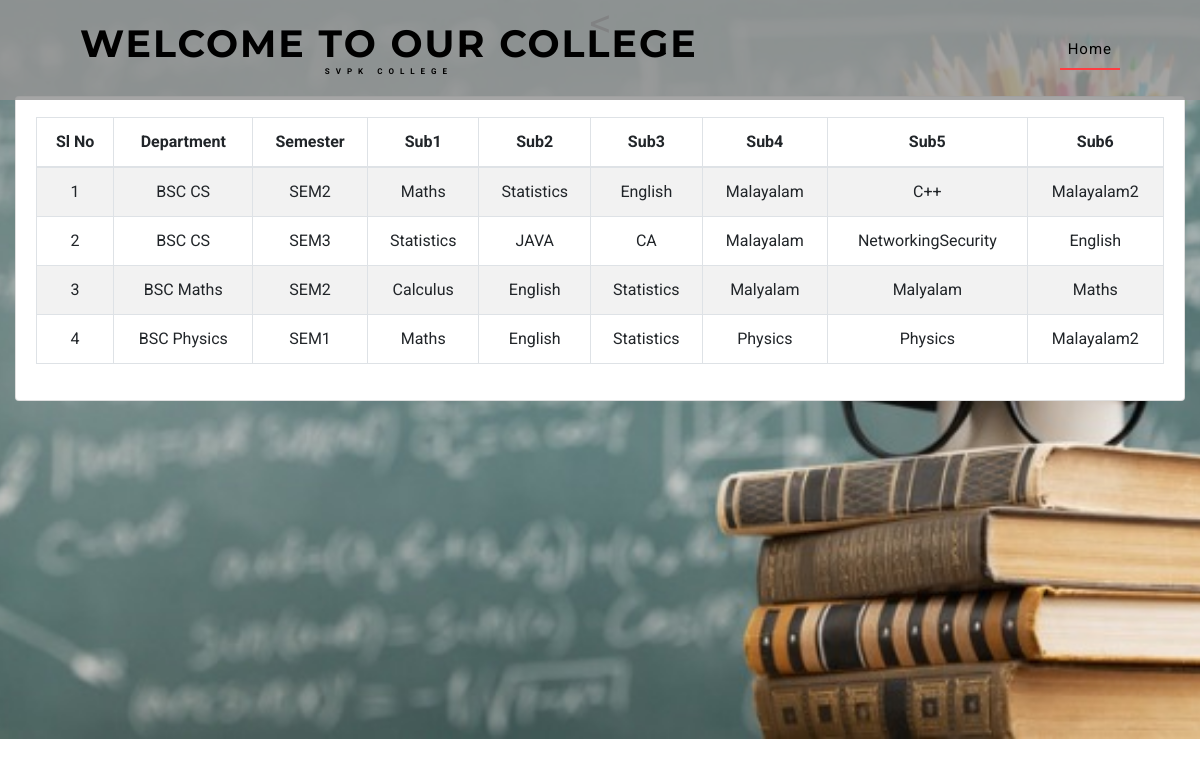
The app's page /view_sub.php (signed in) with its own data.
### tables this page shows
CREATE TABLE `tbl_semsubject` (
  `semsub_id` int(11) NOT NULL,
  `department_id` int(11) NOT NULL,
  `sem_id` int(11) NOT NULL,
  `year` varchar(20) NOT NULL,
  `sub1` varchar(20) NOT NULL,
  `sub2` varchar(20) NOT NULL,
  `sub3` varchar(20) NOT NULL,
  `sub4` varchar(20) NOT NULL,
  `sub5` varchar(20) NOT NULL,
  `sub6` varchar(20) NOT NULL
);

CREATE TABLE `tbl_department` (
  `department_id` int(11) NOT NULL,
  `dpt_name` varchar(20) NOT NULL
);

CREATE TABLE `tbl_sem` (
  `sem_id` int(11) NOT NULL,
  `sem` varchar(20) NOT NULL
);

### view_sub.php (the view, shortened to what this page needs)
<?php
include('connect.php');
$query_ret = mysqli_query($con, "SELECT * FROM tbl_semsubject JOIN tbl_department ON tbl_department.department_id=tbl_semsubject.department_id JOIN tbl_sem on tbl_sem.sem_id=tbl_semsubject.sem_id");
?>
<!DOCTYPE html>
<html lang="zxx">
<head>
    <link href="css/bootstrap.css" type="text/css" rel="stylesheet" media="all">
    <link href="css/style.css" type="text/css" rel="stylesheet" media="all">
	<link rel="stylesheet" href="css/owl.theme.css" type="text/css" media="all">
	<link rel="stylesheet" href="css/owl.carousel.css" type="text/css" media="screen" property="" />
    <link href="css/fontawesome-all.min.css" rel="stylesheet">
</head>
<body>
    <div class="banner1">
        <header>
            <nav class="navbar navbar-expand-lg navbar-light bg-gradient-secondary pt-3">
               <h1><a class="navbar-brand" href="index.php">WELCOME TO OUR COLLEGE
							<span> SVPK COLLEGE</span>
						</a></h1>
                <div class="collapse navbar-collapse" id="navbarSupportedContent">
                    <ul class="navbar-nav ml-auto">
								<li class="nav-item active">
									<a class="nav-link" href="admin.php">Home
									</a>
								</li>
					</ul>
				</div>
			</nav>
        </header>
<h1 align="center"><</h1></br></br>
<section class="content">
      <div class="container-fluid">
        <div class="card">
            <div class="card-body">
<table id="category_table" class="table table-bordered table-striped">
                <thead>
                <tr>
                  <th style="text-align: center;">Sl No</th>
                  <th style="text-align: center;">Department</th>
                  <th style="text-align: center;">Semester</th>
                  <th style="text-align: center;">Sub1</th>
                  <th style="text-align: center;">Sub2</th>
                  <th style="text-align: center;">Sub3</th>
                  <th style="text-align: center;">Sub4</th>
                  <th style="text-align: center;">Sub5</th>
                  <th style="text-align: center;">Sub6</th>
                </tr>
                </thead>
                <tbody>
                <?php $i = 0; while($data = mysqli_fetch_assoc($query_ret))
                {
                  $i++;
                ?>
                <tr>
                  <td align="center"><?php echo $i; ?></td>
                  <td align="center"><?php echo $data['dpt_name']; ?></td>
                  <td align="center"><?php echo $data['sem']; ?></td>
                  <td align="center"><?php echo $data['sub1']; ?></td>
                  <td align="center"><?php echo $data['sub2']; ?></td>
                  <td align="center"><?php echo $data['sub3']; ?></td>
                  <td align="center"><?php echo $data['sub4']; ?></td>
                  <td align="center"><?php echo $data['sub5']; ?></td>
                  <td align="center"><?php echo $data['sub6']; ?></td>
                </tr>
                <?php } ?>
              </tbody>
            </table>
             </div>
        </div>
      </div>
    </section>
</body>
</html>

### css/style.css (style rules this page uses)
body { margin: 0; font-family: 'Roboto', sans-serif; background: #fff; }
body a, .slider-info a { transition: 0.5s all; -webkit-transition: 0.5s all; -moz-transition: 0.5s all; -o-transition: 0.5s all; -ms-transition: 0.5s all; text-decoration: none; outline: none; }
h1, h2, h3, h4, h5, h6 { margin: 0; font-family: 'Montserrat', sans-serif; }
ul { margin: 0; padding: 0; }
ul { list-style-type: none; }
header h1, { line-height: 0; }
.navbar-light { padding: 1em 5em; position: absolute; z-index: 999; width: 100%; left: 0; background: #949494d6; }
.navbar-light .navbar-nav .nav-link { color: #000 !important; font-weight: 400; font-size: 15px; letter-spacing: 1px; }
.navbar-light .navbar-nav .show>.nav-link, .navbar-light .navbar-nav .active>.nav-link, .navbar-light .navbar-nav .nav-link.show, .navbar-light .navbar-nav .nav-link.active { color: #fff; border-bottom: 2px solid #ff3c41; }
.navbar-light .navbar-brand { color: #000000; font-size: 38px; font-family: 'Montserrat', sans-serif; font-weight: 700; letter-spacing: 2px; text-transform: uppercase; }
a.navbar-brand span { display: block; font-size: 8px; font-family: 'Roboto', sans-serif; letter-spacing: 6px; text-align: center; text-transform: uppercase; }
ul.navbar-nav.ml-auto { margin-top: 0px; }
.banner1 { background: url(../images/qqq.JPG) center no-repeat; -webkit-background-size: cover; -moz-background-size: cover; -o-background-size: cover; -ms-background-size: cover; background-size: cover; position: relative; height: 739px; }

### records on screen
tbl_semsubject: department.dpt_name "BSC CS", sem.sem "SEM2", sub1 "Maths", sub2 "Statistics", sub3 "English", sub4 "Malayalam", sub5 "C++", sub6 "Malayalam2"
tbl_semsubject: department.dpt_name "BSC CS", sem.sem "SEM3", sub1 "Statistics", sub2 "JAVA", sub3 "CA", sub4 "Malayalam", sub5 "NetworkingSecurity", sub6 "English"
tbl_semsubject: department.dpt_name "BSC Maths", sem.sem "SEM2", sub1 "Calculus", sub2 "English", sub3 "Statistics", sub4 "Malyalam", sub5 "Malyalam", sub6 "Maths"
tbl_semsubject: department.dpt_name "BSC Physics", sem.sem "SEM1", sub1 "Maths", sub2 "English", sub3 "Statistics", sub4 "Physics", sub5 "Physics", sub6 "Malayalam2"
